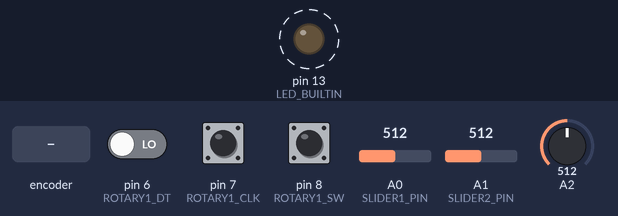
Bench run of a sketch on a simulated Arduino Leonardo, built with avr-gcc and run on an emulated ATmega32U4. Parts: output pins drawn as LEDs (lit = HIGH). Dashed ring = blinking. The inputs (shaded band) are chosen by the test bench; at power-on: A2 = 512, pin 8 (ROTARY1_SW) HIGH, pin 6 (ROTARY1_DT) LOW, pin 7 (ROTARY1_CLK) HIGH, A0 (SLIDER1_PIN) = 512, A1 (SLIDER2_PIN) = 512. USB keyboard and mouse output is not drawn; what the sketch prints to the serial monitor is not drawn.

Above: at 1.2 s.
1.3 s: A2 set to 331
4.3 s: rotary encoder on pin 7 (ROTARY1_CLK) / pin 6 (ROTARY1_DT) turned 1 step (first pin leading)
7.3 s: pin 8 (ROTARY1_SW) pulled LOW for 0.15 s
Timing chart, 0 to 16.3 s (numbered marks = the images above; inputs shaded):
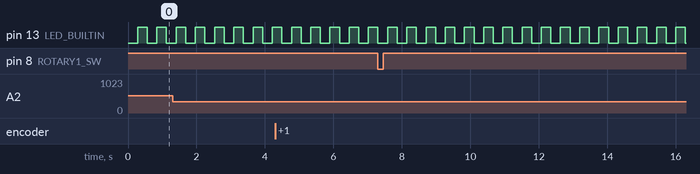

The sketch:

button-panel-sketch.ino
```cpp
#include "MySettings.h"
#include "MyJoystick.h"
#include "MyKeyboard.h"

MyJoystick joystick;
MyKeyboard keyboard;

void setup() {
  SetupPins();
  SetupDebug();
  joystick.EnableInterrupts();
}

void loop() {
  joystick.DisableInterrupts();
  unsigned long currentExecutionTime = millis();

  joystick.Update();
  Blink();
  joystick.EnableInterrupts();

  ReportTiming();
  joystick.Report();

  DelayNextExecution(currentExecutionTime);
}

inline void DelayNextExecution(unsigned long lastExecution) {
  unsigned long nextExecution = lastExecution + DELAY_TIME_MS;
  while(millis() < nextExecution) {
    // prevent interrupts from shortcutting the delay
    delay(nextExecution - millis());
  }
}

void ReportTiming() {
#ifdef DEBUG_TIME
  static unsigned long lastReportTime = 0;
  unsigned long currentTime = millis();

  if(currentTime > lastReportTime) {
    Serial.print(currentTime - lastReportTime);
    Serial.println(" ms");
  }
  lastReportTime = currentTime;
#endif
}

void Blink() {
  static unsigned long lastBlinkTime = 0;
  static bool ledState = LOW;

  unsigned long currentTime = millis();

  if(currentTime - lastBlinkTime < BLINK_TIME_MS) {
    return;
  }
  ledState = !ledState;
  digitalWrite(LED_BUILTIN, ledState);
  lastBlinkTime = currentTime;
}

void SetupPins() {
  pinMode(LED_BUILTIN, OUTPUT);
  pinMode(ROTARY1_SW, INPUT_PULLUP);
  pinMode(ROTARY1_CLK, INPUT);
  pinMode(ROTARY1_DT, INPUT);
}

void SetupDebug() {
  #ifdef DEBUG_SERIAL
  Serial.begin(19200);
#else if DEBUG_TIME
  Serial.begin(19200);
#endif
}
```

MyJoystick.cpp
```cpp
#include <Joystick.h>
#include "MySettings.h"
#include "MyJoystick.h"

// ROTARY1: Every two buttons will enable an additional mode by pressing rotary1 switch
const int rotarty1Buttons[] = {24, 25, 26, 27, 28, 29, 30, 31};

// KEYPAD: The keypad supports exactly 24 buttons
// 12 from this list and additional 12 in the 2nd mode starting with #12
const int keyPadButtonIds[] = {8, 4, 0, 9, 5, 1, 10, 6, 2, 11, 7, 3};

// start of internal settings - change only if you understand the consequences!
const int rotaryModeCount = (sizeof(rotarty1Buttons)/sizeof(*rotarty1Buttons)) >> 1;
const int keyPadResistorValues[] = {400, 500, 530, 560, 590, 630, 670, 720, 770, 830, 910, 1000, 1030};

int currentKeyPad1Button = NO_BUTTON;
int currentSliderValue[] = {NO_VALUE, NO_VALUE};

volatile int rotary1Direction = DIRECTION_NONE;
volatile bool updateJoystick = true;

int currentRotary1Mode = 0;
int previousRotary1Button = NO_BUTTON;

bool currentRotary1SwitchState = false;
bool previousRotary1SwitchState = false;

Joystick_ Joystick(JOYSTICK_DEFAULT_REPORT_ID, JOYSTICK_TYPE_JOYSTICK,
    32, 0,                 // Button Count, Hat Switch Count
    false, false, false,   // No X and Y, Z Axis
    true, true, false,     // Rx, Ry, no Rz Axis
    false, false,          // No rudder or throttle
    false, false, false);  // No accelerator, brake, or steering

MyJoystick::MyJoystick() {
  Joystick.begin(false);
  Joystick.setRxAxisRange(SLIDER_MIN, SLIDER_MAX);
  Joystick.setRyAxisRange(SLIDER_MIN, SLIDER_MAX);

#ifdef DEBUG_SKIP_BEFORE_ROTARYMODE1
  currentRotary1Mode = -1;
#endif
}

void MyJoystick::Update() {
  UpdateRotary1Mode();
  ReadRotary1();
  ReadKeyPad1();
  ReadSlider1();
  ReadSlider2();
}

void MyJoystick::Report() {
#ifndef DEBUG_SKIP_JOYSTICK_UPDATE
  if(updateJoystick) {
    updateJoystick = false;

#ifdef DEBUG_SERIAL
  Serial.println("Sending state...");
#endif

#ifdef DEBUG_SKIP_BEFORE_ROTARYMODE1
    if(currentRotary1Mode >= 0) {
      Joystick.sendState();
    }
#else
    Joystick.sendState();
#endif
#endif
  }
}

void MyJoystick::EnableInterrupts() {
  attachInterrupt(digitalPinToInterrupt(ROTARY1_CLK), Rotary1Interrupt, LOW);
}

void MyJoystick::DisableInterrupts() {
  detachInterrupt(digitalPinToInterrupt(ROTARY1_CLK));
}

static void MyJoystick::Rotary1Interrupt() {
  static unsigned long lastRotary1InterruptTime = 0;
  unsigned long currentTime = millis();

  if(currentTime - lastRotary1InterruptTime < DEBOUNCE_DELAY_MS) {
    return;
  }
  rotary1Direction = digitalRead(ROTARY1_DT) == LOW ? DIRECTION_LEFT : DIRECTION_RIGHT;
  lastRotary1InterruptTime = currentTime;
}

void MyJoystick::UpdateRotary1Mode() {
  currentRotary1SwitchState = !digitalRead(ROTARY1_SW);
  if(previousRotary1SwitchState != currentRotary1SwitchState) {
    if(currentRotary1SwitchState) {
      IncreaseRotary1Mode();
    }
    previousRotary1SwitchState = currentRotary1SwitchState;
  }
}

void MyJoystick::IncreaseRotary1Mode() {
  if(++currentRotary1Mode >= rotaryModeCount)
    currentRotary1Mode = 0;
#ifdef DEBUG_SERIAL
  PrintInputValue("Rotary1Mode", currentRotary1Mode + 1);
#endif
}

int MyJoystick::GetRotary1ButtonForCurrentMode() {
  if(rotary1Direction == DIRECTION_NONE)
    return NO_BUTTON;
  return rotarty1Buttons[currentRotary1Mode * 2 + rotary1Direction];
}

void MyJoystick::ReadRotary1() {
  int newButton = GetRotary1ButtonForCurrentMode();
  if(previousRotary1Button != NO_BUTTON && previousRotary1Button != newButton) {
    Joystick.setButton(previousRotary1Button, LOW);
    updateJoystick = true;
    previousRotary1Button = NO_BUTTON;
  }
  if(newButton != NO_BUTTON) {
    Joystick.setButton(newButton, HIGH);
    updateJoystick = true;
    previousRotary1Button = newButton;
    rotary1Direction = DIRECTION_NONE;
#ifdef DEBUG_SERIAL
    PrintInputValue("Rotary1Button", newButton);
#endif
  }
}

void MyJoystick::ReadKeyPad1() {
  int newButton = ReadKeyPadButton(KEYPAD1);
  if(newButton != currentKeyPad1Button) {
    ReleaseCurrentKeyPad1Button(currentKeyPad1Button);
    PressKeyPad1Button(newButton);
  }
}

int MyJoystick::ReadKeyPadButton(int keyPadId) {
  return ConvertAnalogToKeyPadButton(analogRead(keyPadId));
}

void MyJoystick::ReleaseCurrentKeyPad1Button(int button) {
  if(button != NO_BUTTON) {
    Joystick.setButton(button, LOW);
    updateJoystick = true;
#ifdef DEBUG_SERIAL
    PrintInputValue("KeyPad1Release", button);
#endif
  }
  currentKeyPad1Button = NO_BUTTON;
}

void MyJoystick::PressKeyPad1Button(int button) {
  if(button != NO_BUTTON) {
    Joystick.setButton(button, HIGH);
    updateJoystick = true;
#ifdef DEBUG_SERIAL
    PrintInputValue("KeyPad1Press", button);
#endif
  }
  currentKeyPad1Button = button;
}

void MyJoystick::ReadSlider1() {
  int newValue = ReadSlider(SLIDER1_INDEX, SLIDER1_PIN);
  if(newValue != NO_VALUE)
    Joystick.setRxAxis(newValue);
}

void MyJoystick::ReadSlider2() {
  int newValue = ReadSlider(SLIDER2_INDEX, SLIDER2_PIN);
  if(newValue != NO_VALUE)
    Joystick.setRyAxis(newValue);
}

int MyJoystick::ReadSlider(int sliderIndex, int sliderPin) {
  int newSliderValue = ReadSliderValue(sliderPin);
  if(newSliderValue != currentSliderValue[sliderIndex]) {
    updateJoystick = true;
    currentSliderValue[sliderIndex] = newSliderValue;
#ifdef DEBUG_SERIAL
    char* slider = "SliderX";
    slider[6] = (char) (sliderIndex + 49);
    PrintInputValue(slider, newSliderValue);
#endif
    return newSliderValue;
  }
  return NO_VALUE;
}

int MyJoystick::ReadSliderValue(int sliderPin) {
  return ConvertAnalogToSliderValue(analogRead(sliderPin));
}

int MyJoystick::ConvertAnalogToKeyPadButton(int analogValue) {
  if(analogValue <= 100)
    return NO_BUTTON;

  int buttonIndex=0;
  do {
  } while(analogValue > keyPadResistorValues[buttonIndex++]);

  return keyPadButtonIds[buttonIndex - 2];
}

int MyJoystick::ConvertAnalogToSliderValue(int analogValue) {
  return map(analogValue, 0, 1023, SLIDER_MIN, SLIDER_MAX);
}

void MyJoystick::PrintInputValue(const char* label, int value) {
  Serial.print(label);
  Serial.print(": ");
  Serial.println(value);
}
```

MyJoystick.h
```cpp
#ifndef MyJoystick_h
#define MyJoystick_h

class MyJoystick {
  public:
    MyJoystick();
    void Update();
    void Report();
    void EnableInterrupts();
    void DisableInterrupts();

  private:
    void ReadRotary1();
    void static Rotary1Interrupt();
    void UpdateRotary1Mode();
    void IncreaseRotary1Mode();
    int GetRotary1ButtonForCurrentMode();

    void ReadKeyPad1();
    int ReadKeyPadButton(int keyPadId);
    void ReleaseCurrentKeyPad1Button(int button);
    void PressKeyPad1Button(int button);

    void ReadSlider1();
    void ReadSlider2();
    int ReadSlider(int sliderIndex, int sliderPin);
    int ReadSliderValue(int sliderPin);
    int ConvertAnalogToKeyPadButton(int analogValue);
    int ConvertAnalogToSliderValue(int analogValue);

    void PrintInputValue(const char* label, int value);
};

#endif
```

MyKeyboard.cpp
```cpp
#include "MySettings.h"
#include "MyKeyboard.h"
```

MyKeyboard.h
```cpp
#ifndef MyKeyBoard_h
#define MyKeyBoard_h

class MyKeyboard {
};

#endif
```

MySettings.h
```cpp
#ifndef MySettings_h
#define MySettings_h

// *** DEBUG settings ***
#define DEBUG_SERIAL
//#define DEBUG_TIME
//#define DEBUG_SKIP_JOYSTICK_UPDATE
//#define DEBUG_SKIP_BEFORE_ROTARYMODE1 // do not send joystick events until rotary1 is clicked once

// *** Global settings ***
// connected pins
#define SLIDER1_PIN A0
#define SLIDER2_PIN A1
#define KEYPAD1 A2
#define ROTARY1_DT 6
#define ROTARY1_CLK 7   // need to support interrupts (1,2,3,7 on Leonardo)!
#define ROTARY1_SW 8

// internals
#define DEBOUNCE_DELAY_MS 5
#define DELAY_TIME_MS 40
#define BLINK_TIME_MS 250

#define NO_BUTTON -1
#define NO_VALUE -1
#define DIRECTION_LEFT 0
#define DIRECTION_RIGHT 1
#define DIRECTION_NONE -1

// stop slider axis flattering by downscaling resolution from 0<->1023 to 0<->341
#define SLIDER_MIN 0
#define SLIDER_MAX 341
#define SLIDER1_INDEX 0
#define SLIDER2_INDEX 1

#endif
```

Measured:
- by itself, pin 13 (LED_BUILTIN): alternates HIGH for 0.28 s and LOW for 0.28 s
